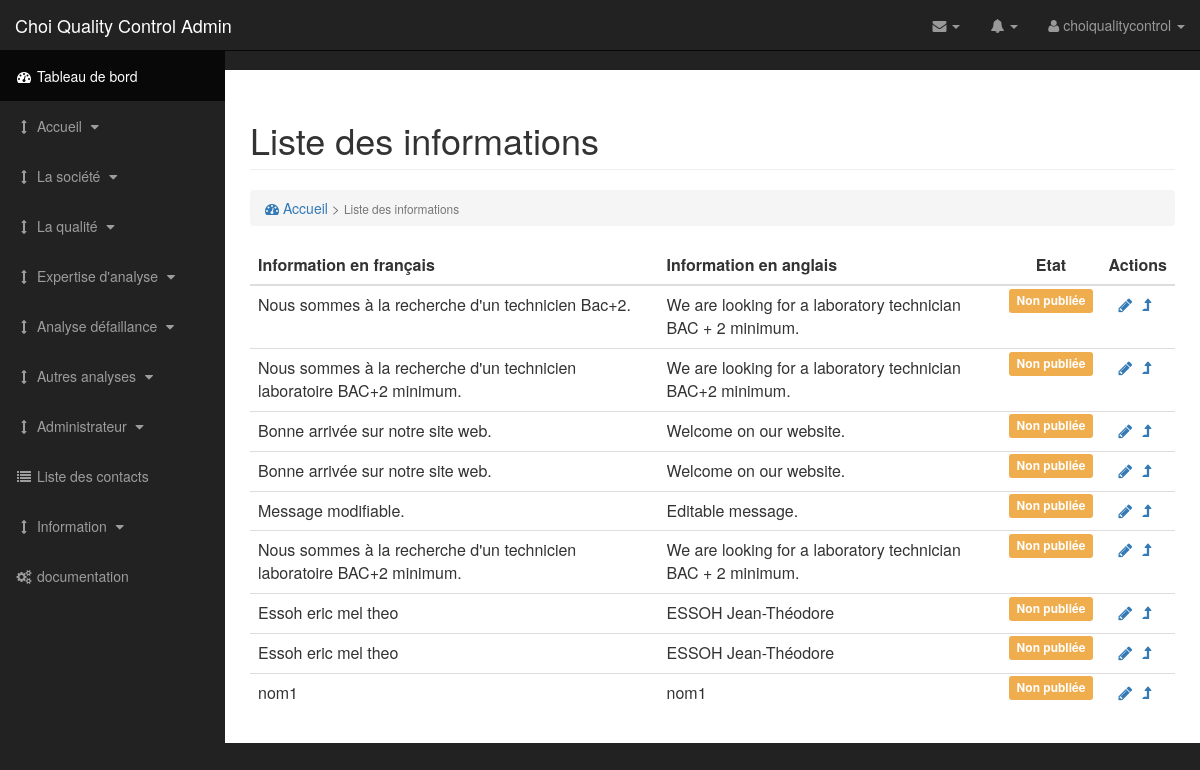
Screenshot of /admin/list-info.php (signed in) with the database file from the repository.
### tables this page shows
CREATE TABLE IF NOT EXISTS `info` (
  `info_id` int(11) NOT NULL AUTO_INCREMENT,
  `info_nom` varchar(50) NOT NULL DEFAULT 'information',
  `info_message` text,
  `info_messagean` text,
  `info_date` datetime DEFAULT NULL,
  `info_active` tinyint(1) NOT NULL DEFAULT '0',
  PRIMARY KEY (`info_id`)
);

### admin/process/t-list-info.php (called while the page is built, shortened)
<?php
	require('config.php');
    $prestations = $db->prepare('SELECT * FROM info ORDER BY info_active DESC');
    $prestations->execute();
 ?>

### admin/list-info.php (the view, shortened to what this page needs)
<?php
    require('process/t-list-info.php');
?>
<!DOCTYPE html>
<html lang="fr">
<head>
</head>
<body>
    <div id="wrapper">
        <nav class="navbar navbar-inverse navbar-fixed-top" role="navigation">
        </nav>
        <div id="page-wrapper">
            <div class="container-fluid">
                <div class="row">
                    <div class="col-lg-12">
                        <h1 class="page-header">
                            Liste des informations
                        </h1>
                        <ol class="breadcrumb">
                            <li class="active">
                                <a href="\choiqualitycontrol\admin\index.php"><i class="fa fa-dashboard"></i> Accueil</a> > <small>Liste des informations</small>
                            </li>
                        </ol>
                    </div>
                </div>
                <div class="row">
                    <div class="col-lg-12">
                        <table class="table striped-table">
                            <thead>
                                <tr>
                                    <th>Information en français</th>
                                     <th>Information en anglais</th>
                                    <th class="text-center">Etat</th>
                                    <th class="text-center">Actions</th>
                                </tr>
                            </thead>
                            <tbody>
                                <?php while ($prest = $prestations->fetch()) { ?>
                                    <tr>
                                        <td><?= $prest['info_message']?></td>
                                        <td><?= $prest['info_messagean']?></td>
                                        <td class="text-center">
                                            <?php
                                                if($prest['info_active'] == 1){
                                                    echo '<span class="label label-success">Publiée</span>';
                                                }
                                                else{
                                                    echo '<span class="label label-warning">Non publiée</span>';
                                                }
                                            ?>
                                        </td>
                                        <td class="text-center">
                                            <span>
                                                <a role="button" title="Modifier l'information" href="\choiqualitycontrol\admin\edit-info.php?nom=<?= $prest['info_nom'];?>&id=<?= $prest['info_id']?>"
                                                   class="edit fa fa-pencil" id="edit-<?= $prest['info_id']?>"></a>
                                            </span>
                                            <span>
                                                <?php if ($prest['info_active'] == 1) {?>
                                                <a role="button" title="Désactier l'information" href="\choiqualitycontrol\admin\list-info.php?act=disable&nom=<?= $prest['info_nom'];?>&id=<?= $prest['info_id']?>"
                                                   class="del fa fa-fw fa-trash" id="del-<?= $prest['info_id']?>"></a>
                                                <?php }else {?>
                                                <a role="button" title="Actier l'information" href="\choiqualitycontrol\admin\list-info.php?act=enable&nom=<?= $prest['info_nom'];?>&id=<?= $prest['info_id']?>"
                                                   class="del fa fa-fw fa-level-up" id="del-<?= $prest['info_id']?>"></a>
                                                <?php }?>
                                            </span>
                                        </td>
                                    </tr>
                                <?php } ?>
                            </tbody>
                        </table>
                    </div>
                </div>
            </div>
        </div>
    </div>
</body>
</html>

### assets/css/sb-admin.css (style rules this page uses)
body { margin-top: 100px; background-color: #222; }
@media (min-width:768px) { body { margin-top: 50px; } }
#wrapper { padding-left: 0; }
#page-wrapper { width: 100%; padding: 0; background-color: #fff; }
@media (min-width:768px) { #wrapper { padding-left: 225px; } }
@media (min-width:768px) { #page-wrapper { padding: 10px; } }
.top-nav { padding: 0 15px; }
.top-nav>li { display: inline-block; float: left; }
.top-nav>li>a { padding-top: 15px; padding-bottom: 15px; line-height: 20px; color: #999; }
@media (min-width:768px) { .side-nav { position: fixed; top: 51px; left: 225px; width: 225px; margin-left: -225px; border: none; border-radius: 0; overflow-y: auto; background-color: #222; bottom: 0; overflow-x: hidden; padding-bottom: 40px; } }
@media (min-width:768px) { .side-nav>li>a { width: 225px; } }

### assets/css/style-admin.css (style rules this page uses)
.text-center { text-align: center; }

### rows the page displays
info: info_message "Nous sommes à la recherche d'un technicien Bac+2.", info_messagean "We are looking for a laboratory technician BAC + 2 minimum.", info_active "Non publiée"
info: info_message "Nous sommes à la recherche d'un technicien laboratoire BAC+2 minimum.", info_messagean "We are looking for a laboratory technician BAC+2 minimum.", info_active "Non publiée"
info: info_message "Bonne arrivée sur notre site web.", info_messagean "Welcome on our website.", info_active "Non publiée"
info: info_message "Bonne arrivée sur notre site web.", info_messagean "Welcome on our website.", info_active "Non publiée"
info: info_message "Message modifiable.", info_messagean "Editable message.", info_active "Non publiée"
info: info_message "Nous sommes à la recherche d'un technicien laboratoire BAC+2 minimum.", info_messagean "We are looking for a laboratory technician BAC + 2 minimum.", info_active "Non publiée"
info: info_message "Essoh eric mel theo", info_messagean "ESSOH Jean-Théodore", info_active "Non publiée"
info: info_message "Essoh eric mel theo", info_messagean "ESSOH Jean-Théodore", info_active "Non publiée"
info: info_message "nom1", info_messagean "nom1", info_active "Non publiée"
